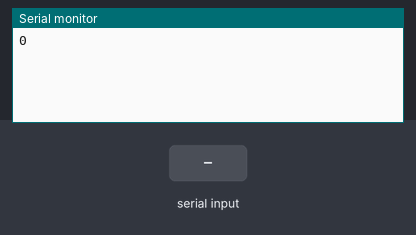
Simulated run of this sketch. Board: Arduino Uno, built with avr-gcc and run on an emulated ATmega328P. Parts: the last lines printed to the serial monitor. The test bench sets the inputs (shaded band).

Above: at 1.9 s.
2.0 s: "1" received over Serial
At 3.8 s:
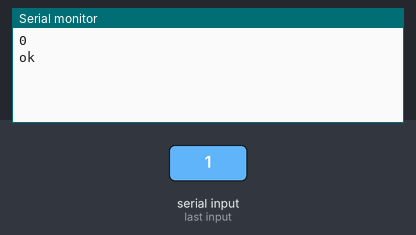
4.5 s: "2" received over Serial
At 7.1 s:
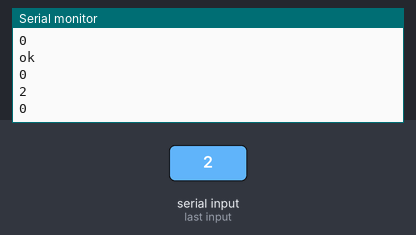

Measured:
- after the input at 2.0 s, the serial monitor: prints a new line after 1.0 s (image 1)
- after the input at 4.5 s, the serial monitor: prints a new line after 1.0 s (image 2)

The sketch:

test_concsole.ino
```cpp
void setup() {
  // put your setup code here, to run once
  	Serial.begin(9600);


}

void loop() {
  // put your main code here, to run repeatedly:
  captura();
}

void captura()
{
  delay(1000);
  Serial.println('0');
  while (!Serial.available());
  String value_read = Serial.readString();

  if (value_read.indexOf('1') != -1)
  {
    Serial.println("ok");
    captura();
  }
  else
  {
    Serial.println(value_read);
  }
}
```
